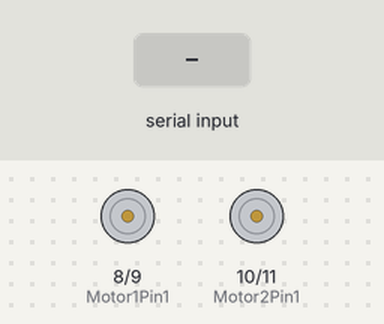
The sketch below on a simulated Arduino Uno, built with avr-gcc and run on an emulated ATmega328P. Shown: motor-driver pin pairs drawn as motors (green arrow = first pin HIGH = forward, orange = second pin HIGH = backward, longer = more drive). The test bench sets the inputs (shaded band).

Above: at 1.2 s.
1.3 s: "F" received over Serial
At 2.5 s:
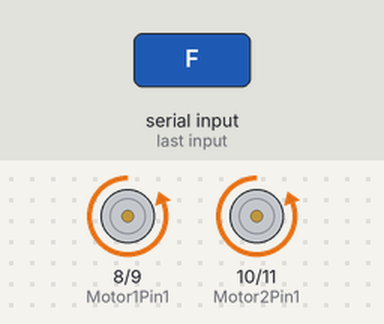
2.8 s: "B" received over Serial
At 3.3 s:
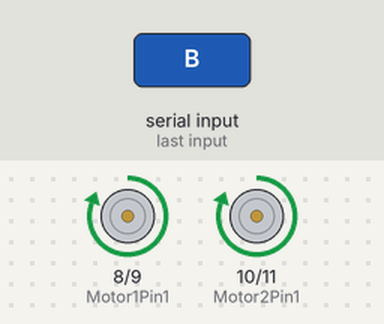
4.3 s: "L" received over Serial
At 5.5 s:
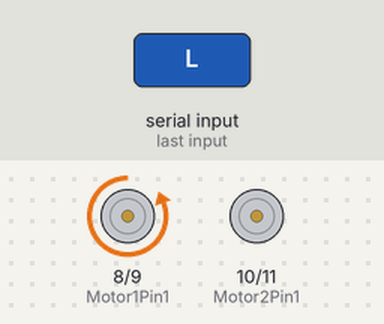
5.8 s: "R" received over Serial
At 6.8 s:
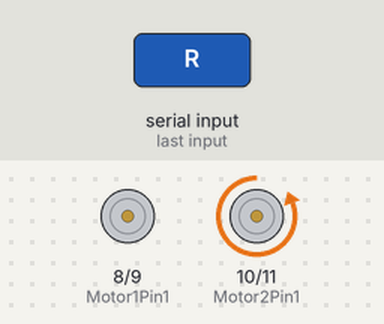
Timing chart, 0 to 8.3 s (numbered marks = the images above; inputs shaded):
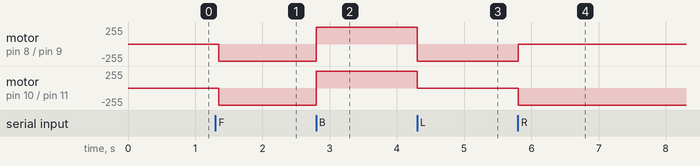

Measured:
- after the input at 1.3 s, motor on pin 8 (Motor1Pin1) / pin 9 (Motor1Pin2), motor on pin 10 (Motor2Pin1) / pin 11 (Motor2Pin2): stopped → backward 255/255 after 0.05 s
- after the input at 2.8 s, motor on pin 8 (Motor1Pin1) / pin 9 (Motor1Pin2), motor on pin 10 (Motor2Pin1) / pin 11 (Motor2Pin2): backward 255/255 → forward 255/255 at once
- after the input at 4.3 s, motor on pin 8 (Motor1Pin1) / pin 9 (Motor1Pin2): forward 255/255 → backward 255/255 at once; motor on pin 10 (Motor2Pin1) / pin 11 (Motor2Pin2): forward 255/255 → stopped at once
- after the input at 5.8 s, motor on pin 8 (Motor1Pin1) / pin 9 (Motor1Pin2): backward 255/255 → stopped at once; motor on pin 10 (Motor2Pin1) / pin 11 (Motor2Pin2): stopped → backward 255/255 at once

The sketch:

2WDRobo.ino
```cpp
const int Motor1Pin1 = 8;
const int Motor1Pin2 = 9;
const int Motor2Pin1  = 10;
const int Motor2Pin2 = 11;

void setup()
{
  Serial.begin(9600);
  pinMode(Motor1Pin1, OUTPUT);
  pinMode(Motor1Pin2, OUTPUT);
  pinMode(Motor2Pin1, OUTPUT);
  pinMode(Motor2Pin2, OUTPUT);
}


void loop()
{
  if(Serial.available()>0)//Checking is Serial data available
  {
    char input = Serial.read(); //Storing value of read data into variable assigned

    switch(input)
    {
     case 'F' : moveForward(); //Calling respective functions if mathced with case label
     break;
     case 'B' : moveBackward(); // here is it important to use '' as that stores the ASCII value is the letter in the variable
     break;
     case 'L' : moveLeft(); // and hence we can use the int keyword
     break;
     case 'R' : moveRight();
     break;
     case 'S' : Stop();
     break;
     default : break;
    }
  }
  delay(50);
}

void moveBackward(){
  digitalWrite(Motor1Pin1, HIGH);
  digitalWrite(Motor1Pin2, LOW);
  digitalWrite(Motor2Pin1, HIGH);
  digitalWrite(Motor2Pin2, LOW);
}

void moveForward(){
  digitalWrite(Motor1Pin1, LOW);
  digitalWrite(Motor1Pin2, HIGH);
  digitalWrite(Motor2Pin1, LOW);
  digitalWrite(Motor2Pin2, HIGH);
}

void moveRight(){
  digitalWrite(Motor1Pin1, LOW);
  digitalWrite(Motor1Pin2, LOW);
  digitalWrite(Motor2Pin1, LOW);
  digitalWrite(Motor2Pin2, HIGH);
}

void moveLeft(){
  digitalWrite(Motor1Pin1, LOW);
  digitalWrite(Motor1Pin2, HIGH);
  digitalWrite(Motor2Pin1, LOW);
  digitalWrite(Motor2Pin2, LOW);
}

void Stop()
{
  Serial.println("<Robot Name> Stop");
  digitalWrite(Motor1Pin1,LOW);//Writing a digital LOW to all pins associated with movement of motor driver causes all motors to stop
  digitalWrite(Motor1Pin2,LOW);
  digitalWrite(Motor2Pin1,LOW);
  digitalWrite(Motor2Pin2,LOW);
}
```
